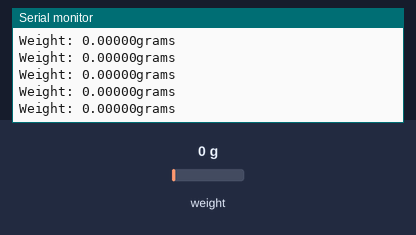
Recording of a sketch running on a simulated Arduino Uno, built with avr-gcc and run on an emulated ATmega328P. Shown: the last lines printed to the serial monitor. The inputs (shaded band) are chosen by the test bench; at power-on: weight on the scale 0 g.

Above: at 2.2 s.
2.3 s: weight on the scale set to 100 g
At 2.32 s:
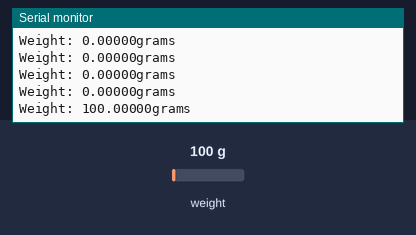
3.8 s: weight on the scale set to 1250 g
At 3.83 s:
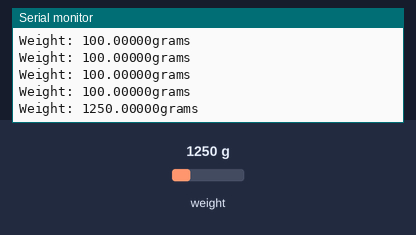
Timing chart, 0 to 6.8 s (numbered marks = the images above; inputs shaded):
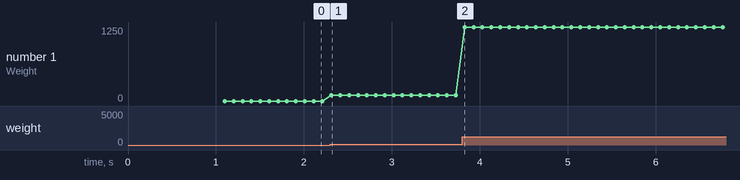

The sketch:

Sensor.ino
```cpp
#include "HX711.h"  //You must have this library in your arduino library folder
#define DOUT  4
#define CLK  5
HX711 scale;
float calibration_factor = 1150; // this calibration factor is adjusted according to my load cell
float units;
void setup() {
 Serial.begin(9600);
 scale.begin(DOUT , CLK);
 scale.set_scale(calibration_factor); //Adjust to this calibration factor
 scale.tare();
}
void loop() {
units = scale.get_units(), 5;
 if (units < 0)
 {
   units = 0.00;
 }
 Serial.print("Weight: ");
 Serial.print(units,5); //displays the weight in 4 decimal places only for calibration
 Serial.print("grams");
 Serial.println();

}
```

Measured:
- after the input at 2.3 s, the serial monitor: prints a new line at once (image 1)
- after the input at 3.8 s, the serial monitor: prints a new line at once (image 2)
- plotted number 1: 0 → 100 after the input at 2.3 s, 100 → 1250 after the input at 3.8 s
